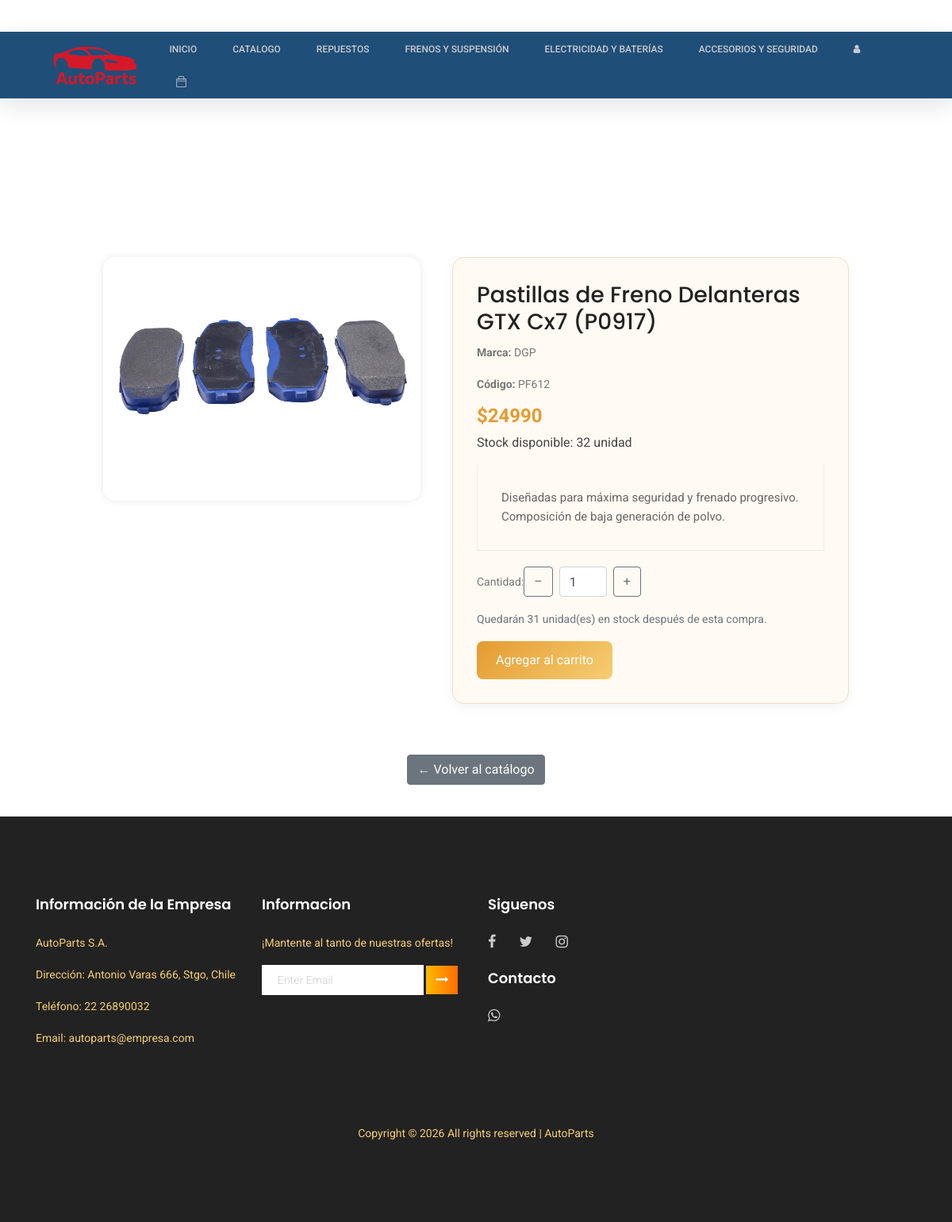
The page /producto/1/ on the database its author committed.
### tienda/models.py (models this page shows, shortened)
class Producto(models.Model):
    codigo_producto = models.CharField(max_length=100, unique=True, default="Sin código")
    marca = models.CharField(max_length=100)
    nombre = models.CharField(max_length=100)
    descripcion = models.TextField()
    precio_unitario = models.IntegerField(default=0)
    precio_mayorista = models.IntegerField(default=0)
    impuesto = models.IntegerField(default=0)
    stock_disponible = models.IntegerField(default=0)
    unidad_medida = models.CharField(max_length=50, default="unidad")
    activo = models.BooleanField(default=True)
    fecha_creacion = models.DateTimeField(auto_now_add=True)
    fecha_actualizacion = models.DateTimeField(auto_now=True)
    autor = models.ForeignKey(CustomUser, on_delete=models.CASCADE)
    imagen = models.ImageField(upload_to='productos/', null=True, blank=True)
    categoria = models.ForeignKey(Categoria, on_delete=models.CASCADE, null=True, blank=True)
    destacado = models.BooleanField(default=False)

### tienda/views.py (the view)
# urls.py: path('producto/<int:producto_id>/', views.detalle_producto, name='detalle_producto'),
def detalle_producto(request, producto_id):
    producto = get_object_or_404(Producto, id=producto_id)
    if request.user.is_authenticated and request.user.is_b2b:
        precio = producto.precio_mayorista
        modo_b2b = True
    else:
        precio = producto.precio_unitario
        modo_b2b = False
    return render(request, 'tienda/detalle_producto.html', {
        'producto': producto,
        'precio': precio,
        'modo_b2b': modo_b2b,
    })

### tienda/templates/tienda/detalle_producto.html (shortened to what this page needs)
{% extends 'tienda/base.html' %}
{% load static %}
{% block content %}
<div class="container product-detail-container">
    {% if producto.imagen %}
    <img src="{{ producto.imagen.url }}" alt="{{ producto.nombre }}" class="product-image">
{% else %}
    <img src="{% static 'img/default-product.jpg' %}" alt="{{ producto.nombre }}" class="product-image">
{% endif %}
    <div class="product-info">
        <h2>{{ producto.nombre }}</h2>
        <p><strong>Marca:</strong> {{ producto.marca }}</p>
        <p><strong>Código:</strong> {{ producto.codigo_producto }}</p>
        <p class="price">${{ precio|floatformat:0 }}</p>
        <p class="stock">
            {% if producto.stock_disponible > 0 %}
                <span>Stock disponible: {{ producto.stock_disponible }} {{ producto.unidad_medida }}</span>
            {% else %}
                <span style="color:red;">Sin stock disponible</span>
            {% endif %}
        </p>
        <p class="description">
            {{ producto.descripcion|default:"No hay descripción disponible para este producto." }}
        </p>
        {% if producto.stock_disponible > 0 %}
        <form method="POST" action="{% url 'agregar_producto' producto.id %}">
            <div class="d-flex align-items-center mb-3">
                <label for="cantidad" class="me-2 fw-bold">Cantidad:</label>
                <button type="button" onclick="cambiarCantidad(-1)" class="btn btn-outline-secondary">–</button>
                <input type="number" id="cantidad" name="cantidad" value="1" min="1" max="{{ producto.stock_disponible }}"
                    class="form-control mx-2" style="width: 60px;"
                    oninput="if (this.value > {{ producto.stock_disponible }}) this.value = {{ producto.stock_disponible }}">
                <button type="button" onclick="cambiarCantidad(1)" class="btn btn-outline-secondary">+</button>
            </div>
            <p id="stock-restante" class="text-muted mt-1"></p>
            <button type="submit" class="btn-cart">Agregar al carrito</button>
        </form>
        {% endif %}
    </div>
    <div class="mt-4 text-center">
    <a href="{% url 'catalogo' %}" class="btn btn-secondary">
        ← Volver al catálogo
    </a>
    </div>
</div>
{% endblock %}

### tienda/templates/tienda/base.html (style rules this page uses)
body { padding-top: 120px; }

### tienda/templates/tienda/detalle_producto.html (style rules this page uses)
.product-detail-container { padding: 180px 0 40px; display: flex; justify-content: center; align-items: flex-start; flex-wrap: wrap; gap: 40px; }
.product-image { max-width: 400px; width: 100%; border-radius: 15px; box-shadow: 0 0 10px rgba(0,0,0,0.1); }
.product-info { max-width: 500px; background: #fffaf3; border: 1px solid #f0dfc5; border-radius: 15px; padding: 30px; box-shadow: 0 5px 15px rgba(0,0,0,0.05); }
.product-info h2 { font-size: 28px; margin-bottom: 10px; }
.product-info .price { font-size: 24px; color: #e49b31; font-weight: bold; margin: 10px 0; }
.product-info .stock { font-size: 16px; margin-bottom: 15px; color: #444; }
.product-info .description { font-size: 15px; margin-bottom: 20px; color: #666; }
.btn-cart { background: linear-gradient(135deg, #e49b31, #f6cd72); color: white; border: none; padding: 12px 24px; font-size: 16px; border-radius: 8px; cursor: pointer; transition: background 0.3s; }

### rows shown on the page
Producto: imagen (picture), nombre "Pastillas de Freno Delanteras GTX Cx7 (P0917)", marca "DGP", codigo_producto "PF612", stock_disponible "32", unidad_medida "unidad", descripcion "Diseñadas para máxima seguridad y frenado progresivo. Composición de baja generación de polvo."

### other values the page prints
{{ precio|floatformat:0 }} "24990"
